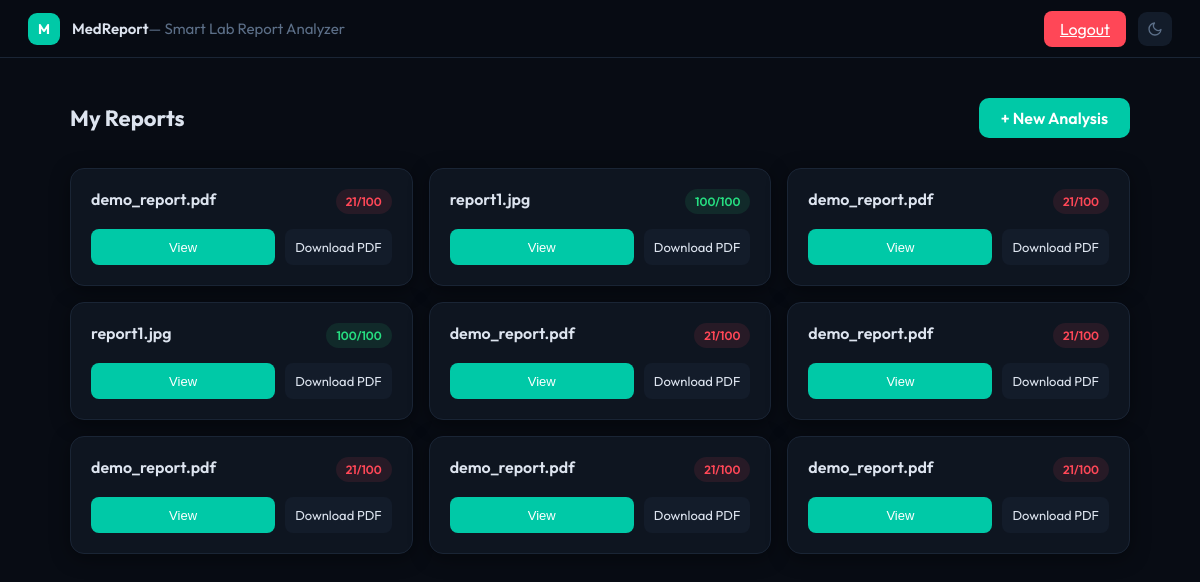
/dashboard (signed in), run on the app's committed database.
### tables this page shows
CREATE TABLE reports (
                id INTEGER PRIMARY KEY AUTOINCREMENT,
                user_id INTEGER NOT NULL,
                filename TEXT NOT NULL,
                upload_date TIMESTAMP DEFAULT CURRENT_TIMESTAMP,
                analysis_data TEXT NOT NULL,
                health_score INTEGER,
                FOREIGN KEY (user_id) REFERENCES users (id)
            );

### app.py (the view)
@app.route('/dashboard')
@login_required
def dashboard():
    reports = get_user_reports(session['user_id'])
    return render_template('dashboard.html',
                         username=session['username'],
                         reports=reports)

### app.py (called while the page is built)
def login_required(f):
    @wraps(f)
    def decorated_function(*args, **kwargs):
        if 'user_id' not in session:
            return redirect(url_for('login'))
        return f(*args, **kwargs)
    return decorated_function

### database.py (called while the page is built)
@contextmanager
def get_db():
    conn = sqlite3.connect(DATABASE)
    conn.row_factory = sqlite3.Row
    try:
        yield conn
    finally:
        conn.close()

def get_user_reports(user_id):
    with get_db() as conn:
        c = conn.cursor()
        c.execute(
            '''SELECT id, filename, upload_date, health_score
               FROM reports WHERE user_id = ? ORDER BY upload_date DESC''',
            (user_id,)
        )
        return [dict(row) for row in c.fetchall()]

### web/templates/dashboard.html (shortened to what this page needs)
<!DOCTYPE html>
<html lang="en" data-theme="dark">
<head>
</head>
<body>
<header>
  <div class="logo">M</div>
  <h1>MedReport<span data-i18n="header_sub">— Smart Lab Report Analyzer</span></h1>
  <a href="/logout" class="logout-btn">Logout</a>
  <button class="theme-btn" onclick="toggleTheme()" title="Toggle theme">
    <svg class="icon-moon" viewBox="0 0 24 24" fill="none" stroke="currentColor" stroke-width="2" stroke-linecap="round" stroke-linejoin="round"><path d="M21 12.79A9 9 0 1 1 11.21 3 7 7 0 0 0 21 12.79z"/></svg>
  </button>
</header>
    <div class="container">
        <div class="actions">
            <h2>My Reports</h2>
            <a href="/analyze" class="new-analysis-btn">+ New Analysis</a>
        </div>
        {% if reports %}
        <div class="reports-grid">
            {% for report in reports %}
            <div class="report-card">
                <div class="report-header">
                    <div class="report-name">{{ report.filename }}</div>
                    <div class="health-badge {% if report.health_score >= 85 %}badge-good{% elif report.health_score >= 65 %}badge-moderate{% else %}badge-poor{% endif %}">
                        {{ report.health_score }}/100
                    </div>
                </div>
                <div class="report-actions">
                    <button class="btn-small btn-view" onclick="viewReport('{{ report.id }}')">View</button>
                   <div style="display: flex; gap: 5px;">
                      <a href="/download/{{ report.id }}" class="btn-small btn-download" style="text-align: center; text-decoration: none;">Download PDF</a>
                  </div>
                </div>
            </div>
            {% endfor %}
        </div>
        {% else %}
        <div class="empty-state">
            <h3 class="empty-state-content">No reports yet</h3>
            <p class="empty-state-content">Upload your first medical report to get started!</p>
            <a href="/analyze" class="new-analysis-btn" class="empty-state-content">Start Analysis</a>
        </div>
        {% endif %}
    </div>
</body>
</html>

### web/templates/dashboard.html (style rules this page uses)
:root { --bg:#080c14; --surface:#0e1520; --surface-2:#131c2a; --border:#1a2535; --text:#dde4ef; --muted:#5c6f88; --accent:#00c9a7; --danger:#ff4757; --ok:#26de81; --shadow:0 4px 20px rgba(0,0,0,.4); --r:14px; }
* { margin:0; padding:0; box-sizing:border-box; }
body { font-family:'Outfit',sans-serif; background:var(--bg); color:var(--text); min-height:100vh; transition:.3s; }
.theme-btn { width:34px; height:34px; border:1px solid var(--border); border-radius:9px; background:var(--surface-2); cursor:pointer; display:grid; place-items:center; color:var(--muted); transition:.2s; }
.theme-btn svg { width:16px; height:16px; }
.icon-moon { display:block; }
.logout-btn { padding:8px 16px; background:var(--danger); color:#fff; border:none; border-radius:8px; cursor:pointer; }
.container { max-width:1100px; margin:auto; padding:40px 20px; }
.actions { display:flex; justify-content:space-between; align-items:center; margin-bottom:30px; }
h2 { font-size:22px; }
.new-analysis-btn { padding:10px 22px; background:var(--accent); color:#fff; border:none; border-radius:10px; text-decoration:none; font-weight:600; }
.reports-grid { display:grid; grid-template-columns:repeat(auto-fill,minmax(280px,1fr)); gap:16px; }
.report-card { background:var(--surface); border:1px solid var(--border); border-radius:var(--r); padding:20px; box-shadow:var(--shadow); transition:.2s; }
.report-header { display:flex; justify-content:space-between; margin-bottom:15px; }
.report-name { font-weight:600; }
.health-badge { padding:5px 10px; border-radius:20px; font-size:12px; font-weight:600; }
.badge-good { background:rgba(38,222,129,.1); color:var(--ok); }
.badge-poor { background:rgba(255,71,87,.1); color:var(--danger); }
.report-actions { display:flex; gap:10px; }
.btn-small { flex:1; padding:10px; border:none; border-radius:8px; cursor:pointer; font-size:13px; }
.btn-view { background:var(--accent); color:#fff; }
.btn-download { background:var(--surface-2); color:var(--text); }
header { padding:0 28px;height:58px;border-bottom:1px solid var(--border);display:flex;align-items:center;gap:12px;background:rgba(8,12,20,.92);backdrop-filter:blur(10px);position:sticky;top:0;z-index:100;transition:background .3s,border-color .3s; }
.logo { width:32px;height:32px;background:var(--accent);border-radius:9px;display:grid;place-items:center;font-weight:700;color:#fff;font-size:14px;flex-shrink:0; }
header h1 { font-size:15px;font-weight:600;flex:1; }
header h1 span { color:var(--muted);font-weight:400; }
.theme-btn { width:34px;height:34px;border:1px solid var(--border-2);border-radius:9px;background:var(--surface-2);cursor:pointer;display:grid;place-items:center;color:var(--muted);flex-shrink:0;transition:all .2s; }
.theme-btn svg { width:16px;height:16px; }

### data on the page
reports: filename "demo_report.pdf", health_score "21"
reports: filename "report1.jpg", health_score "100"
reports: filename "demo_report.pdf", health_score "21"
reports: filename "report1.jpg", health_score "100"
reports: filename "demo_report.pdf", health_score "21"
reports: filename "demo_report.pdf", health_score "21"
reports: filename "demo_report.pdf", health_score "21"
reports: filename "demo_report.pdf", health_score "21"
reports: filename "demo_report.pdf", health_score "21"
